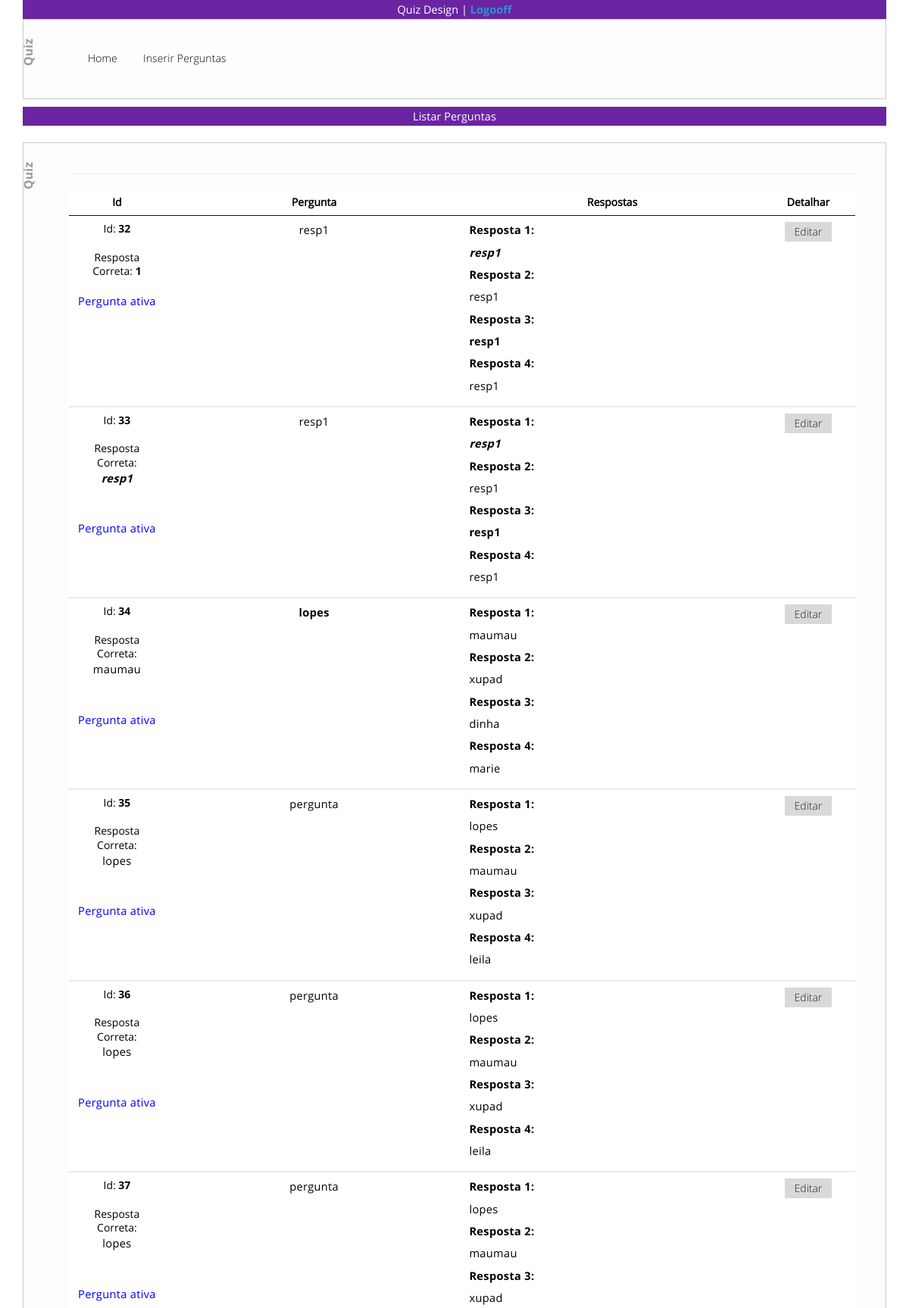
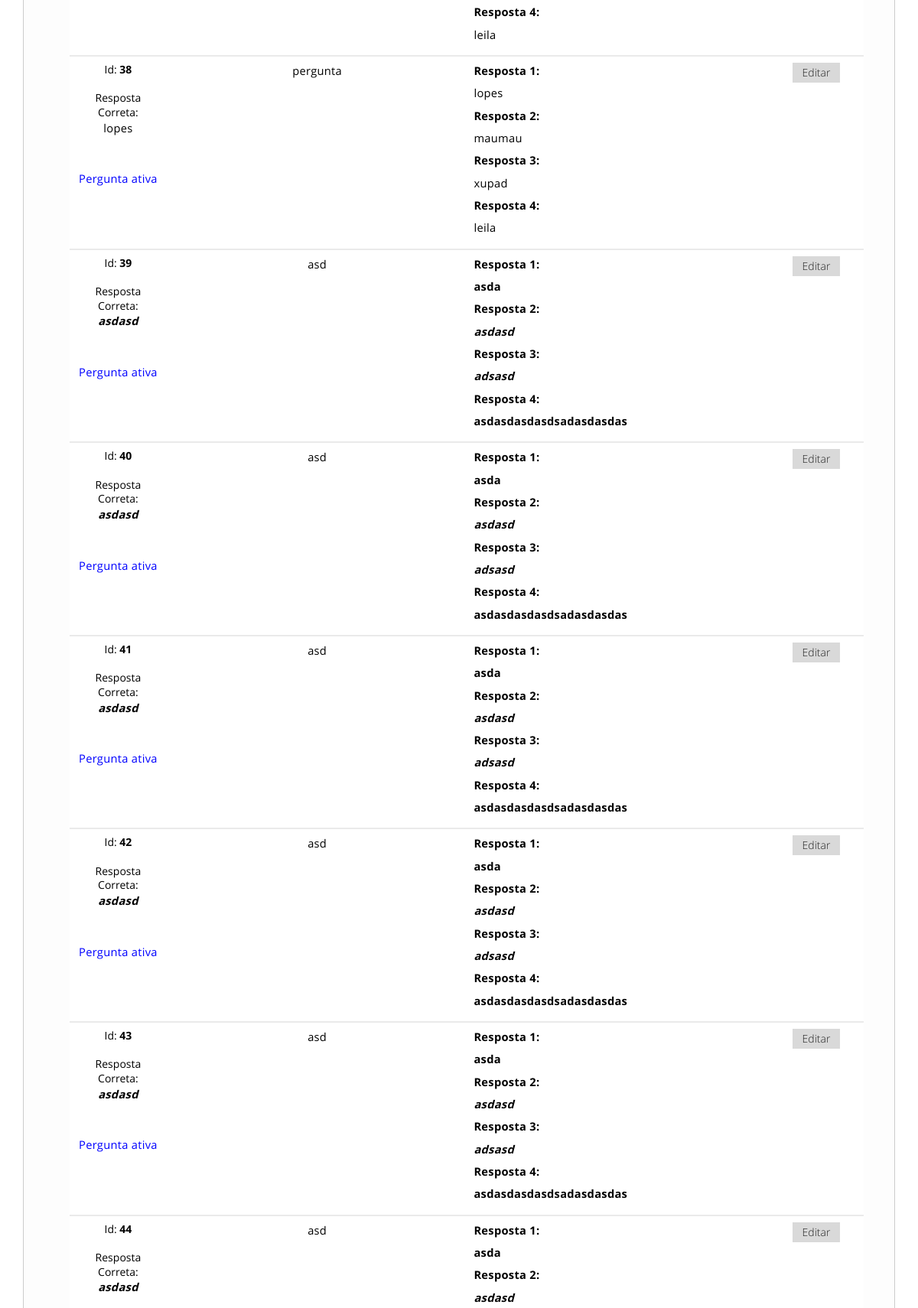
Page /perguntas/buscar.php (signed in, upper part) on the committed database (2 pictures, top to bottom).
### tables this page shows
CREATE TABLE IF NOT EXISTS `cad_perguntas` (
  `id` int(11) NOT NULL,
  `pergunta` text,
  `resp1` text,
  `resp2` text,
  `resp3` text,
  `resp4` text,
  `respcor` text,
  `usercad` int(11) DEFAULT NULL,
  `dtcad` date DEFAULT NULL,
  `ativa` int(1) DEFAULT NULL
);

### perguntas/buscar.php (the view, shortened to what this page needs)
<?php
include_once("conexao.php");
?>
<html>
<head>
    <link href="../css/metro-bootstrap.css" rel="stylesheet">
    <link href="../css/metro-bootstrap-responsive.css" rel="stylesheet">
    <link href="../css/iconFont.css" rel="stylesheet">
    <link href="../css/docs.css" rel="stylesheet">
    <link href="../js/prettify/prettify.css" rel="stylesheet">
</head>
<body class="metro" style="background-color: #ffffff">
    <div class="">
	<div class="container tertiary-text bg-aux fg-white" style="padding: 4px" align="center">Quiz Design | <a href="processalogoff.php"><strong>Logooff</strong></a>
		</div>
        <div class="container">
			<div class="example">
				<nav class="horizontal-menu compact">
					<ul>
						<li><a href="../principal.php">Home</a></li>
						<li><a href="inserir.php">Inserir Perguntas</a></li>
					</ul>
				</nav>
			</div>
			<div class="container tertiary-text bg-aux fg-white" style="padding: 4px" align="center">Listar Perguntas</div>
			<br>
		<div class="example">
		<table class="table">
		<thead>
		<tr>
			<th style="text-align: center" width="30px">Id</th>
			<th style="text-align: center" width="250px">Pergunta</th>
			<th style="text-align: center" width="250px">Respostas</th>
			<th style="text-align: center" width="50px">Detalhar</th>
		</tr>
		</thead>
		<?php
		 $sql = "SELECT * FROM cad_perguntas ";
		 $result = mysqli_query($conn, $sql);
		 $cont = mysqli_affected_rows($conn);
			if ($cont > 0) {
				while ($linha = mysqli_fetch_array($result)) {
		?>
		<tbody>
			<tr>
					<td style="text-align: center"> Id: <strong><?php echo $linha["id"]; ?></strong>
					<br><br>
					Resposta Correta: <strong><?php echo $linha["respcor"]; ?></strong><br><br>
					<?php if( $linha["ativa"] == 1){
							echo '<p style="color:blue">Pergunta ativa</p>';
						}else{
							echo '<p style="color:red">Pergunta inativa</p>';
							}
					 ?><br><br>
					 </td>
					<td style="text-align: center"><?php echo $linha["pergunta"]; ?></td>
					<td>
						<p><strong>Resposta 1:</strong><br> <?php echo $linha["resp1"]; ?></p>
						<p><strong>Resposta 2:</strong><br> <?php echo $linha["resp2"]; ?></p>
						<p><strong>Resposta 3:</strong><br> <?php echo $linha["resp3"]; ?></p>
						<p><strong>Resposta 4:</strong><br> <?php echo $linha["resp4"]; ?></p>
					</td>
					<td style="text-align: center">
						<form method="post" action="alterar.php">
							<input name="id" type="hidden" id="id" value="<?php echo $linha['id']; ?>" size="1"/> <input type="submit" name="Logar" id="logar" value="Editar"/>
						</form>
					</td>
			</tr>
		</tbody>
		</div>
		<?php
			}
		}else{
			echo "Não há perguntas Cadastradas!";
		}
		?>
		<hr>
</body>
</html>

### css/docs.css (style rules this page uses)
body { height: 100%; margin: 0; padding: 0; }

### rows in the picture
cad_perguntas: id "32", respcor "1", ativa "Pergunta ativa", pergunta "resp1", resp1 "resp1", resp2 "resp1", resp3 "resp1", resp4 "resp1"
cad_perguntas: id "33", respcor "resp1", ativa "Pergunta ativa", pergunta "resp1", resp1 "resp1", resp2 "resp1", resp3 "resp1", resp4 "resp1"
cad_perguntas: id "34", respcor "maumau", ativa "Pergunta ativa", pergunta "lopes", resp1 "maumau", resp2 "xupad", resp3 "dinha", resp4 "marie"
cad_perguntas: id "35", respcor "lopes", ativa "Pergunta ativa", pergunta "pergunta", resp1 "lopes", resp2 "maumau", resp3 "xupad", resp4 "leila"
cad_perguntas: id "36", respcor "lopes", ativa "Pergunta ativa", pergunta "pergunta", resp1 "lopes", resp2 "maumau", resp3 "xupad", resp4 "leila"
cad_perguntas: id "37", respcor "lopes", ativa "Pergunta ativa", pergunta "pergunta", resp1 "lopes", resp2 "maumau", resp3 "xupad", resp4 "leila"
cad_perguntas: id "38", respcor "lopes", ativa "Pergunta ativa", pergunta "pergunta", resp1 "lopes", resp2 "maumau", resp3 "xupad", resp4 "leila"
cad_perguntas: id "39", respcor "asdasd", ativa "Pergunta ativa", pergunta "asd", resp1 "asda", resp2 "asdasd", resp3 "adsasd", resp4 "asdasdasdasdsadasdasdas"
cad_perguntas: id "40", respcor "asdasd", ativa "Pergunta ativa", pergunta "asd", resp1 "asda", resp2 "asdasd", resp3 "adsasd", resp4 "asdasdasdasdsadasdasdas"
cad_perguntas: id "41", respcor "asdasd", ativa "Pergunta ativa", pergunta "asd", resp1 "asda", resp2 "asdasd", resp3 "adsasd", resp4 "asdasdasdasdsadasdasdas"
cad_perguntas: id "42", respcor "asdasd", ativa "Pergunta ativa", pergunta "asd", resp1 "asda", resp2 "asdasd", resp3 "adsasd", resp4 "asdasdasdasdsadasdasdas"
cad_perguntas: id "43", respcor "asdasd", ativa "Pergunta ativa", pergunta "asd", resp1 "asda", resp2 "asdasd", resp3 "adsasd", resp4 "asdasdasdasdsadasdasdas"
cad_perguntas: id "44", respcor "asdasd", pergunta "asd", resp1 "asda", resp2 "asdasd"
